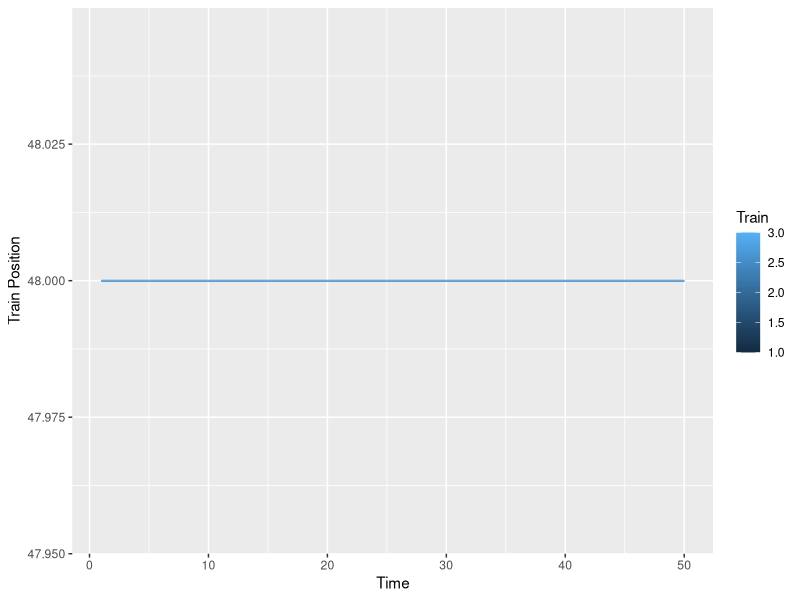
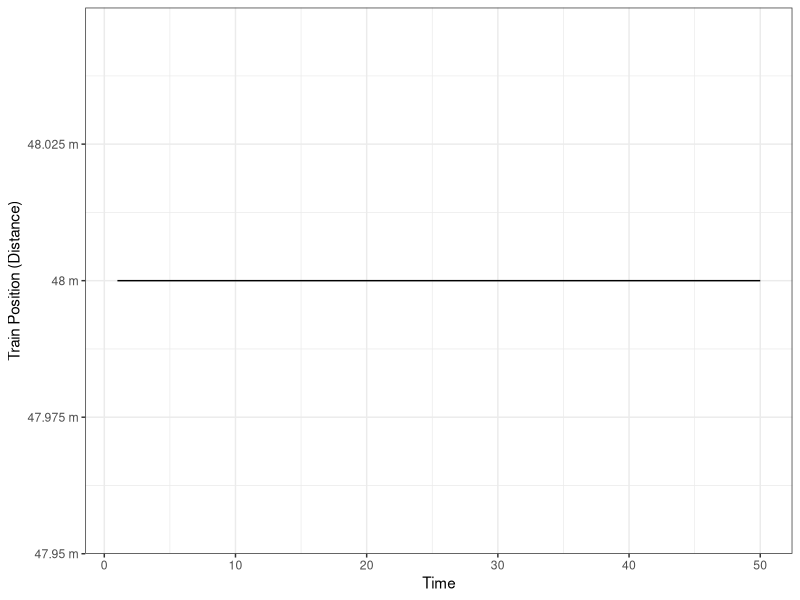

Reproduce these figures in R, in order.
# Required packages
library(tidyverse)
library(R6)


# Define the monorail system parameters
num_trains <- 3
num_stations <- 2
track_length <- 1000
max_capacity <- 100
simulation_time <- 50
default_load_time <- 3  # Default load time in minutes

# Define a class to represent a monorail train
Train <- R6Class("Train",
                 public = list(
                   position = NULL,
                   speed = NULL,
                   direction = NULL,
                   capacity = NULL,
                   passengers_moved = 0,
                   initialize = function() {
                     self$position <- 0
                     self$speed <- 0
                     self$direction <- 1  # 1 for forward, -1 for backward
                     self$capacity <- max_capacity
                   },
                   move = function() {
                     self$position <- self$position + (self$speed * self$direction)
                   },
                   accelerate = function() {
                     self$speed <- min(self$speed + 1, 5)  # Limit maximum speed to 5
                   },
                   decelerate = function() {
                     self$speed <- max(self$speed - 1, 0)  # Prevent negative speed
                   },
                   load_passengers = function(passengers) {
                     self$capacity <- max(self$capacity - passengers, 0)
                   },
                   unload_passengers = function(passengers) {
                     self$capacity <- min(self$capacity + passengers, max_capacity)
                   },
                   update_passengers_moved = function(passengers) {
                     self$passengers_moved <- self$passengers_moved + passengers
                   }
                 )
)

# Define a class to represent a monorail station
Station <- R6Class("Station",
                   public = list(
                     position = NULL,
                     passengers = NULL,
                     load_time = NULL,
                     initialize = function(load_time = default_load_time) {
                       self$position <- 0
                       self$passengers <- 0
                       self$load_time <- load_time
                     },
                     add_passengers = function(num_passengers) {
                       self$passengers <- self$passengers + num_passengers
                     },
                     remove_passengers = function(num_passengers) {
                       self$passengers <- max(self$passengers - num_passengers, 0)
                     }
                   )
)

# Create monorail system objects
trains <- vector("list", num_trains)
for (i in 1:num_trains) {
  trains[[i]] <- Train$new()
}

stations <- vector("list", num_stations)
for (i in 1:num_stations) {
  stations[[i]] <- Station$new()
}

# Simulation loop
total_passengers_moved <- 0  # Variable to track total passengers moved
for (t in 1:simulation_time) {
  # Print current system state
  cat("Time:", t, "\n")
  for (i in 1:num_trains) {
    train <- trains[[i]]
    cat("Train", i, "- Position:", train$position, "Speed:", train$speed, "Direction:", train$direction, "Capacity:", train$capacity, "\n")
  }
  cat("\n")
  
  # Train movement
  for (i in 1:num_trains) {
    train <- trains[[i]]
    train$move()
    
    # Reverse direction if train reaches the end of the track
    if (train$position >= track_length || train$position <= 0) {
      train$direction <- -train$direction
    }
    
    # Adjust train speed based on station passenger load
    station_index <- min(max(floor((train$position - 1) / (track_length / num_stations)) + 1, 1), num_stations)
    station <- stations[[station_index]]
    
    if (station$passengers > 0 && train$speed == 0) {
      train$accelerate()
    } else if (station$passengers == 0 && train$speed > 0) {
      train$decelerate()
    }
    
    # Load and unload passengers at the station
    if (station$passengers > 0 && t %% (station$load_time * 60) == 0) {
      passengers_to_unload <- min(train$capacity, station$passengers)
      passengers_unloaded <- min(passengers_to_unload, train$capacity - train$passengers_moved)
      train$unload_passengers(passengers_unloaded)
      station$remove_passengers(passengers_unloaded)
      
      passengers_to_load <- min(train$capacity, station$passengers)
      train$load_passengers(passengers_to_load)
      station$remove_passengers(passengers_to_load)
      
      train$update_passengers_moved(passengers_unloaded)
      total_passengers_moved <- total_passengers_moved + passengers_unloaded
    }
  }
  
  # Station passenger generation (random for demonstration purposes)
  for (i in 1:num_stations) {
    stations[[i]]$add_passengers(sample(0:10, 1))
  }
}

# Print total passengers moved
cat("Total passengers moved:", total_passengers_moved, "\n")

# Visualization (using ggplot2 for demonstration purposes)
train_data <- data.frame(Time = rep(1:simulation_time, num_trains),
                         Train = rep(1:num_trains, each = simulation_time),
                         Position = sapply(trains, function(train) {
                           if (train$direction == 1) {
                             train$position %% (track_length / num_stations)
                           } else {
                             (track_length / num_stations) - (train$position %% (track_length / num_stations))
                           }
                         }))




ggplot(train_data, aes(x = Time, y = Position, group = Train, color = Train)) +
  geom_line() +
  labs(x = "Time", y = "Train Position")


train_data %>%
  filter(Train == 1) %>%
  ggplot(aes(x = Time, y = Position, group = Train)) +
  geom_line() +
  labs(x = "Time", y = "Train Position (Distance)") +
  scale_y_continuous(labels = function(x) paste(x, "m")) +
  theme_bw()

